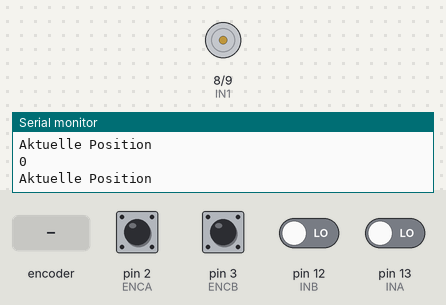
Bench run of a sketch on a simulated Arduino Uno, built with avr-gcc and run on an emulated ATmega328P. Parts: motor-driver pin pairs drawn as motors (green arrow = first pin HIGH = forward, orange = second pin HIGH = backward, longer = more drive), the last lines printed to the serial monitor. The test bench sets the inputs (shaded band); at power-on: pin 2 (ENCA), pin 3 (ENCB) HIGH, pin 12 (INB), pin 13 (INA) LOW.

Above: at 1.2 s.
1.3 s: pin 13 (INA) driven HIGH
At 2.9 s:
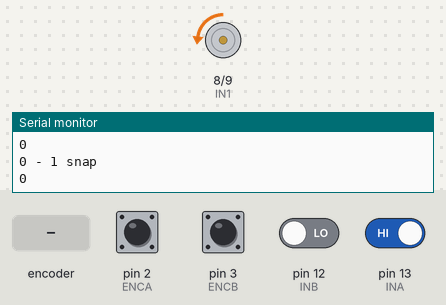
4.3 s: rotary encoder on pin 2 (ENCA) / pin 3 (ENCB) turned 1 step (first pin leading)
7.5 s: pin 12 (INB) driven HIGH
At 8.4 s:
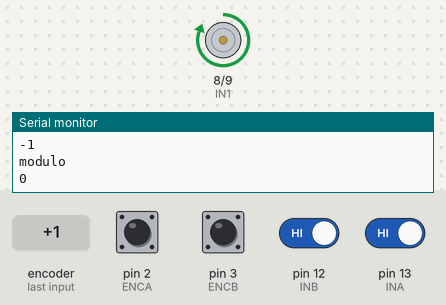
10.5 s: pin 13 (INA) driven LOW
At 11.1 s:
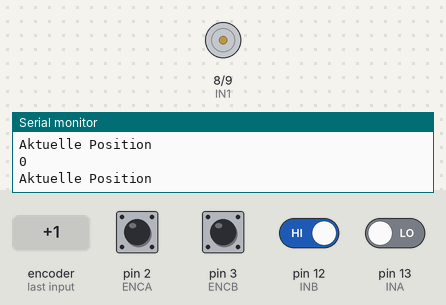
13.5 s: rotary encoder on pin 2 (ENCA) / pin 3 (ENCB) turned 1 step (first pin leading)
Timing chart, 0 to 16.5 s (numbered marks = the images above; inputs shaded):
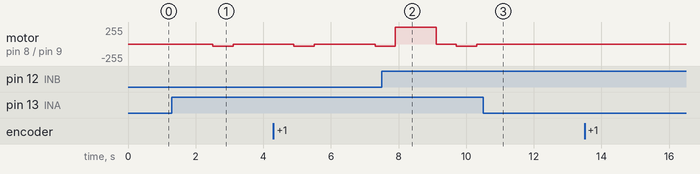

Measured:
- after the input at 1.3 s, motor on pin 8 (IN1) / pin 9 (IN2): stopped → backward 35/255 after 1.2 s, → stopped 0.60 s later
- after the input at 10.5 s, motor on pin 8 (IN1) / pin 9 (IN2): stays stopped (without the input it goes to backward 35/255 after 1.6 s)

The sketch:

Gruppe7_Code.ino
```cpp
#include <util/atomic.h> // For the ATOMIC_BLOCK macro
#define ENCA 2 //Auslesen des Motors
#define ENCB 3 //Auslesen des Motors
#define PWM 7

//Motor Treiber Anschluss
const int INA = 13; //PIN M2A
const int INB = 12; //PIN M2B
const int IN1 = 8;
const int IN2 = 9;
//Power für den Motor
long pwr;
long pwr2;
long pwr3;
long pwr4;
//Variablen
int mod1 = 0;
int caseNumber;
int count1 = 0;
volatile int posi = 0; //Wert wird aus dem Arbeitsspeicher gelesen, ist nötig da mit Interrups gearbeitet wird.


void setup() {

  Serial.begin(9600);
  pinMode (IN1, OUTPUT);
  pinMode (IN2, OUTPUT);
  pinMode(ENCA,INPUT);
  pinMode(ENCB,INPUT);
  pinMode(INA, INPUT);
  pinMode(INB, INPUT);
  attachInterrupt(digitalPinToInterrupt(ENCA), readEncoder, RISING);
  caseNumber = 1;
}


void loop() {

  //pos = posi ist atom das immer als Block ausgeführt wird und nicht von interrups beeinflusst wird (atomic_block)
  int pos = 0;
  ATOMIC_BLOCK(ATOMIC_RESTORESTATE) {
    pos = posi;
  }

  //Auslesen des Bottons M2A am Motortreiber. Beim drücken des Buttons wird der case erhöht
  int buttonStateINA = digitalRead(INA);
  if (buttonStateINA == HIGH) {
    caseNumber ++;
    delay(600);
  }
  if (caseNumber > 4) {
    caseNumber = 1;
  }

  //Auslesen des Bottons M2B am Motortreiber. Beim drücken des Buttons wird die Position zurückgesetzt
  int buttonStateINB = digitalRead(INB);
  if (buttonStateINB == HIGH) {
    posi = 0;
  }

  //Switch funktion mit 4 cases hier kann zwischen den einzelnen Programmen gewechselt werden
  switch (caseNumber) {

    //case gibt nur die aktuelle Position des Motors aus. Ist die Startfunktion.
    case 1:
      Serial.println("Aktuelle Position");
      Serial.println(pos);
      break;

    //case das der Joystick immer zur Position 0 zurück kehrt
    case 2:
      Serial.println("0 - 1 - 0");
      pwr = map(abs(pos), 0, 80, 55, 180); //wenn der Hebel sich der Position 0 nähert soll er auf die Leistung 55 schalten,
                                           //wenn er sich der Position 80 nähert soll er bis zu diesem Punkt mit der Leistung
                                           //linear ansteigen bis zum Leistungswert 180

      if (posi < -1) {                      //wenn Position kleiner als -1 also -2,-3....
        analogWrite(IN1, pwr);              //...dann gilt für IN1 die Befehle der Map Funktion
        digitalWrite(IN2, LOW);             //...in andere Richtung ist aus
      }
      else if (posi > 1) {                  //wenn Position größer als 1....
        analogWrite(IN2, pwr);              //...dann gilt für IN1 die Befehle der Map Funktion
        digitalWrite(IN1, LOW);             //...in andere Richtung ist aus
      }
      else {                                //wenn Poition 0 dann ist der motor aus
        digitalWrite(IN1, LOW);
        digitalWrite(IN2, LOW);
      }

      Serial.println(pos);
      break;

    //case das der Motor von der pos 0-50 in richtung 0 drückt und ab 50 in richtung 100 das gleiche in die andere Richtung
    case 3:
      Serial.println("0 - 1 snap");
      pwr3 = map(pos, -60, 0, 185, 55); //sorgt dafür das der Joystick nicht über 0 hinaus fährt
      pwr4 = map(pos, 160, 100, 185, 55); //sorgt dafür das der Joystick nicht über 100 hinausföhrt
      pwr2 = map(abs(pos), 50, 100, 180, 15);
      pwr = map(abs(pos), 0, 50, 35, 180);

      if (posi < -1) {                     //wenn Position kleiner als -1 fährt der Motor richtung 0
        digitalWrite(IN2, LOW);
        analogWrite(IN1, pwr3);
      }
      else if (posi <= 50) {               //wenn Position kleiner gleich 50 drückt der Motor richtung 0
        digitalWrite(IN1, LOW);
        analogWrite(IN2, pwr);
      }
      else if(posi > 50) {
        digitalWrite(IN2, LOW);            //wenn Position größer 50 ist drückt der MOtor richtung 100
        digitalWrite(IN1, pwr2);
      }
      if (posi > 100) {
        analogWrite(IN2, pwr4);            //wenn Position größer als 100 fährt der Motor richtung 100
        digitalWrite(IN1, LOW);
      }

      Serial.println(pos);
      break;

    //case das der Motor immer in 10er Schritten dagegen hält also immer wenn die Position durch 10 keinen Rest ergibt schaltet der Motor an
    case 4:
      Serial.println("10 steps");
      mod1 = posi % 10; //teilen der Position durch 10 und speichern des Rests in der Variablen mod1
      pwr = map(abs(pos), 0, 200, 220, 220);

      if (mod1 == 0 && posi > count1) {           //wenn Rest 0 und in die Positive Richtung gedreht wird
        digitalWrite(IN1, 255);
        digitalWrite(IN2, LOW);
      }
      else if (mod1 == 0 && posi < count1) {      //wenn Rest 0 und in die negative Richtung gedreht wird
        digitalWrite(IN1, LOW);
        digitalWrite(IN2, 255);
      }
      else {                                      //sonst Motor aus
        digitalWrite(IN1, LOW);
        digitalWrite(IN2, LOW);
      }

      count1 = posi;

      Serial.println("position");
      Serial.println(pos);
      Serial.println();
      Serial.println("modulo");
      Serial.println(mod1);
      break;
  }
}

//Auslesen der Position des Motors über M1B des Motors
void readEncoder() {
  int b = digitalRead(ENCB);
  if(b > 0){
    posi++;
  }
  else{
    posi--;
  }
}
```
